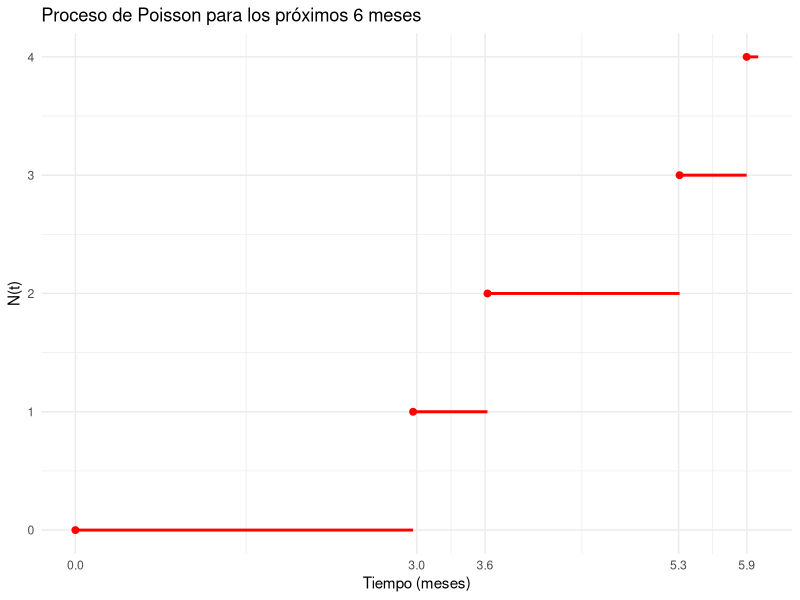

Reproduce this figure in R.
library(ggplot2)

ProcesoPois <- function(t, lambda){
  N <- rpois(1, t * lambda)
  C <- sort(runif(N, 0, t))
  data.frame(x = c(0, C), y = 0:N)
}

# Datos simulados
N6 <- ProcesoPois(6, 1.5)

# Construcción de segmentos horizontales
segmentos <- data.frame(
  x_inicio = N6$x,
  x_fin = c(N6$x[-1], 6),  # finaliza en 6
  y = N6$y
)

# Gráfico con solo líneas horizontales y puntos
ggplot() +
  geom_segment(data = segmentos, aes(x = x_inicio, xend = x_fin, y = y, yend = y),
               color = "red", size = 1) +
  geom_point(data = N6, aes(x = x, y = y), color = "red", size = 2) +
  scale_x_continuous(name = "Tiempo (meses)",   unique(round(N6$x, 1))) +
  scale_y_continuous(name = "N(t)", breaks = 0:max(N6$y)) +
  ggtitle("Proceso de Poisson para los próximos 6 meses") +
  theme_minimal()
